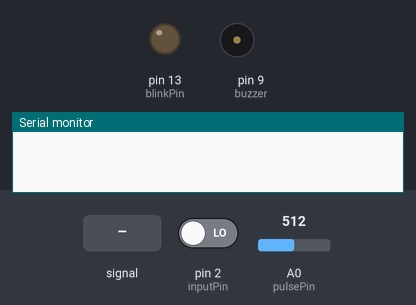
A sketch run on a simulated Arduino Uno, built with avr-gcc and run on an emulated ATmega328P. On the bench: output pins drawn as LEDs (lit = HIGH), buzzer (waves = sounding), the last lines printed to the serial monitor. Inputs (shaded band) come from the test bench; at power-on: pin 2 (inputPin) LOW, A0 (pulsePin) = 512.

Above: at 1.2 s.
1.3 s: A0 (pulsePin) fed a 200 Hz sine of ±81 counts around its level
4.3 s: pin 2 (inputPin) driven HIGH
At 5.1 s:
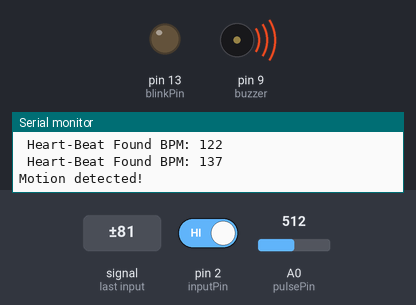
6.8 s: A0 (pulsePin) set to 535
At 8.0 s:
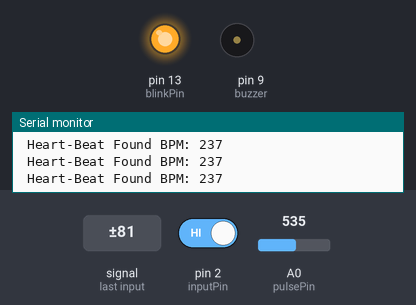
8.4 s: A0 (pulsePin) set to 511
At 9.4 s:
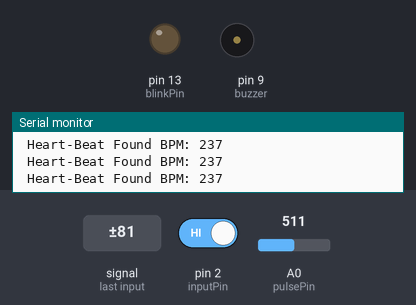
Timing chart, 0 to 11.4 s (numbered marks = the images above; inputs shaded):
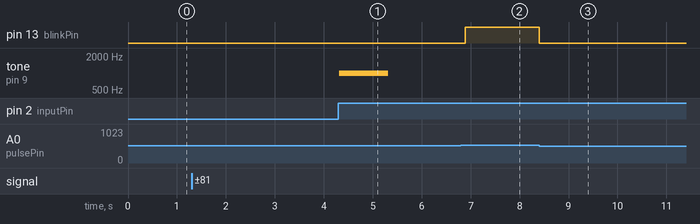

Measured:
- after the input at 4.3 s, tone on pin 9 (buzzer): silent → 1000 Hz at once, → silent 1.0 s later
- after the input at 6.8 s, pin 13 (blinkPin): LOW → HIGH after 0.09 s
- after the input at 8.4 s, pin 13 (blinkPin): HIGH → LOW at once

The sketch:

sketch_feb04fAlgeria_4.ino
```cpp
int blinkPin = 13;                // pin to blink led at each beat
int inputPin = 2;               // choose the input pin (for PIR sensor)
int pirState = LOW;             // we start, assuming no motion detected
int val = 0;
int pulsePin = A0;                 // Pulse Sensor purple wire connected to analog pin A0
const int buzzer = 9;        //buzzer to arduino pin 9


volatile int BPM;                   // int that holds raw Analog in 0. updated every 2mS
volatile int Signal;                // holds the incoming raw data
volatile int IBI = 600;             // int that holds the time interval between beats! Must be seeded!
volatile boolean Pulse = false;     // "True" when User's live heartbeat is detected. "False" when not a "live beat".
volatile boolean QS = false;        // becomes true when Arduoino finds a beat.

static boolean serialVisual = true;   // Set to 'false' by Default.  Re-set to 'true' to see Arduino Serial Monitor ASCII Visual Pulse

volatile int rate[10];                      // array to hold last ten IBI values
volatile unsigned long sampleCounter = 0;          // used to determine pulse timing
volatile unsigned long lastBeatTime = 0;           // used to find IBI
volatile int P = 512;                      // used to find peak in pulse wave, seeded
volatile int T = 512;                     // used to find trough in pulse wave, seeded
volatile int thresh = 525;                // used to find instant moment of heart beat, seeded
volatile int amp = 100;                   // used to hold amplitude of pulse waveform, seeded
volatile boolean firstBeat = true;        // used to seed rate array so we startup with reasonable BPM
volatile boolean secondBeat = false;      // used to seed rate array so we startup with reasonable BPM

void serialOutput()
{   // Decide How To Output Serial.
 if (serialVisual == true)
  {
     arduinoSerialMonitorVisual('-', Signal);   // goes to function that makes Serial Monitor Visualizer
  }
 else
  {
      sendDataToSerial('S', Signal);     // goes to sendDataToSerial function
   }
}

void serialOutputWhenBeatHappens()
{
 if (serialVisual == true) //  Code to Make the Serial Monitor Visualizer Work
   {
     Serial.print(" Heart-Beat Found ");  //ASCII Art Madness
     Serial.print("BPM: ");
     Serial.println(BPM);


   }
 else
   {
     sendDataToSerial('B',BPM);   // send heart rate with a 'B' prefix
     sendDataToSerial('Q',IBI);   // send time between beats with a 'Q' prefix
   }
}

void arduinoSerialMonitorVisual(char symbol, int data )
{
  const int sensorMin = 0;      // sensor minimum, discovered through experiment
  const int sensorMax = 1024;    // sensor maximum, discovered through experiment
  int sensorReading = data; // map the sensor range to a range of 12 options:
  int range = map(sensorReading, sensorMin, sensorMax, 0, 11);
  // do something different depending on the
  // range value:
}


void sendDataToSerial(char symbol, int data )
{
   Serial.print(symbol);
   Serial.println(data);
}

ISR(TIMER2_COMPA_vect) //triggered when Timer2 counts to 124
{
  cli();                                      // disable interrupts while we do this
  Signal = analogRead(pulsePin);              // read the Pulse Sensor
  sampleCounter += 2;                         // keep track of the time in mS with this variable
  int N = sampleCounter - lastBeatTime;       // monitor the time since the last beat to avoid noise
                                              //  find the peak and trough of the pulse wave
  if(Signal < thresh && N > (IBI/5)*3) // avoid dichrotic noise by waiting 3/5 of last IBI
    {
      if (Signal < T) // T is the trough
      {
        T = Signal; // keep track of lowest point in pulse wave
      }
    }

  if(Signal > thresh && Signal > P)
    {          // thresh condition helps avoid noise
      P = Signal;                             // P is the peak
    }                                        // keep track of highest point in pulse wave

  //  NOW IT'S TIME TO LOOK FOR THE HEART BEAT
  // signal surges up in value every time there is a pulse
  if (N > 250)
  {                                   // avoid high frequency noise
    if ( (Signal > thresh) && (Pulse == false) && (N > (IBI/5)*3) )
      {
        Pulse = true;                               // set the Pulse flag when we think there is a pulse
        digitalWrite(blinkPin,HIGH);                // turn on pin 13 LED
        IBI = sampleCounter - lastBeatTime;         // measure time between beats in mS
        lastBeatTime = sampleCounter;               // keep track of time for next pulse

        if(secondBeat)
        {                        // if this is the second beat, if secondBeat == TRUE
          secondBeat = false;                  // clear secondBeat flag
          for(int i=0; i<=9; i++) // seed the running total to get a realisitic BPM at startup
          {
            rate[i] = IBI;
          }
        }

        if(firstBeat) // if it's the first time we found a beat, if firstBeat == TRUE
        {
          firstBeat = false;                   // clear firstBeat flag
          secondBeat = true;                   // set the second beat flag
          sei();                               // enable interrupts again
          return;                              // IBI value is unreliable so discard it
        }
      // keep a running total of the last 10 IBI values
      word runningTotal = 0;                  // clear the runningTotal variable

      for(int i=0; i<=8; i++)
        {                // shift data in the rate array
          rate[i] = rate[i+1];                  // and drop the oldest IBI value
          runningTotal += rate[i];              // add up the 9 oldest IBI values
        }

      rate[9] = IBI;                          // add the latest IBI to the rate array
      runningTotal += rate[9];                // add the latest IBI to runningTotal
      runningTotal /= 10;                     // average the last 10 IBI values
      BPM = 60000/runningTotal;               // how many beats can fit into a minute? that's BPM!
      QS = true;                              // set Quantified Self flag
      // QS FLAG IS NOT CLEARED INSIDE THIS ISR
    }
  }

  if (Signal < thresh && Pulse == true)
    {   // when the values are going down, the beat is over
      digitalWrite(blinkPin,LOW);            // turn off pin 13 LED
      Pulse = false;                         // reset the Pulse flag so we can do it again
      amp = P - T;                           // get amplitude of the pulse wave
      thresh = amp/2 + T;                    // set thresh at 50% of the amplitude
      P = thresh;                            // reset these for next time
      T = thresh;
    }

  if (N > 2500)
    {                           // if 2.5 seconds go by without a beat
      thresh = 512;                          // set thresh default
      P = 512;                               // set P default
      T = 512;                               // set T default
      lastBeatTime = sampleCounter;          // bring the lastBeatTime up to date
      firstBeat = true;                      // set these to avoid noise
      secondBeat = false;                    // when we get the heartbeat back
    }

  sei();                                   // enable interrupts when youre done!
}// end isr


void interruptSetup()
{
  // Initializes Timer2 to throw an interrupt every 2mS.
  TCCR2A = 0x02;     // DISABLE PWM ON DIGITAL PINS 3 AND 11, AND GO INTO CTC MODE
  TCCR2B = 0x06;     // DON'T FORCE COMPARE, 256 PRESCALER
  OCR2A = 0X7C;      // SET THE TOP OF THE COUNT TO 124 FOR 500Hz SAMPLE RATE
  TIMSK2 = 0x02;     // ENABLE INTERRUPT ON MATCH BETWEEN TIMER2 AND OCR2A
  sei();             // MAKE SURE GLOBAL INTERRUPTS ARE ENABLED
}


void setup()
{
//pinMode(ledPin, OUTPUT);      // declare LED as output
pinMode(inputPin, INPUT);     // declare sensor as input
  pinMode(blinkPin,OUTPUT);         // pin that will blink to your heartbeat!

  pinMode(buzzer, OUTPUT); // Set buzzer - pin 9 as an output

 Serial.begin(115200);             // we agree to talk fast!
  interruptSetup();                 // sets up to read Pulse Sensor signal every 2mS
                                    // IF YOU ARE POWERING The Puls++e Sensor AT VOLTAGE LESS THAN THE BOARD VOLTAGE,
                                    // UN-COMMENT THE NEXT LINE AND APPLY THAT VOLTAGE TO THE A-REF PIN
                                    //   analogReference(EXTERNAL);

}

void loop()
{


  val = digitalRead(inputPin);  // read input value
//for (int thisNote = 0; thisNote < 8; thisNote++) {

  if (val == HIGH) {            // check if the input is HIGH
    if (pirState == LOW) {

      Serial.println("Motion detected!");
           tone(buzzer, 1000); // Send 1KHz sound signal...
  delay(1000);        // ...for 1 sec
  noTone(buzzer);     // Stop sound...
  delay(1000);        // ...for 1sec

      pirState = HIGH;
    }
  }
  else
  {
    if (pirState == HIGH)
    {
      // we have just turned of
      Serial.println("Motion ended!");

      pirState = LOW;
    }
  }

     serialOutput();

  if (QS == true) // A Heartbeat Was Found
    {
      // BPM and IBI have been Determined
      // Quantified Self "QS" true when arduino finds a heartbeat
      serialOutputWhenBeatHappens(); // A Beat Happened, Output that to serial.
      QS = false; // reset the Quantified Self flag for next time
    }

  delay(20); //  take a break
}
```
